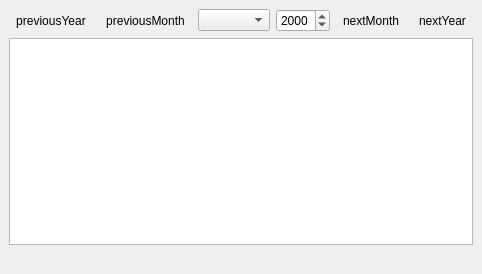
<ui version="4.0" >
 <author></author>
 <comment></comment>
 <exportmacro></exportmacro>
 <class>Calendar</class>
 <widget class="QDialog" name="Calendar" >
  <property name="geometry" >
   <rect>
    <x>0</x>
    <y>0</y>
    <width>453</width>
    <height>274</height>
   </rect>
  </property>
  <property name="windowTitle" >
   <string>Calendar</string>
  </property>
  <layout class="QGridLayout" >
   <property name="margin" >
    <number>9</number>
   </property>
   <property name="spacing" >
    <number>6</number>
   </property>
   <item row="0" column="0" >
    <layout class="QHBoxLayout" >
     <property name="margin" >
      <number>0</number>
     </property>
     <property name="spacing" >
      <number>6</number>
     </property>
     <item>
      <widget class="QToolButton" name="TbpreviousYear" >
       <property name="toolTip" >
        <string>Previous Year</string>
       </property>
       <property name="text" >
        <string>previousYear</string>
       </property>
       <property name="icon" >
        <iconset resource="mycalendar.qrc" >:/img/go-first.png</iconset>
       </property>
       <property name="autoRaise" >
        <bool>true</bool>
       </property>
      </widget>
     </item>
     <item>
      <widget class="QToolButton" name="TbpreviousMonth" >
       <property name="toolTip" >
        <string>Previous Month</string>
       </property>
       <property name="text" >
        <string>previousMonth</string>
       </property>
       <property name="icon" >
        <iconset resource="mycalendar.qrc" >:/img/go-previous.png</iconset>
       </property>
       <property name="autoRaise" >
        <bool>true</bool>
       </property>
      </widget>
     </item>
     <item>
      <widget class="QComboBox" name="monthCombo" />
     </item>
     <item>
      <widget class="QDateEdit" name="YearSelect" >
       <property name="sizePolicy" >
        <sizepolicy>
         <hsizetype>0</hsizetype>
         <vsizetype>0</vsizetype>
         <horstretch>0</horstretch>
         <verstretch>0</verstretch>
        </sizepolicy>
       </property>
       <property name="displayFormat" >
        <string>yyyy</string>
       </property>
      </widget>
     </item>
     <item>
      <widget class="QToolButton" name="TbnextMonth" >
       <property name="toolTip" >
        <string>Next Month</string>
       </property>
       <property name="text" >
        <string>nextMonth</string>
       </property>
       <property name="icon" >
        <iconset resource="mycalendar.qrc" >:/img/go-next.png</iconset>
       </property>
       <property name="autoRaise" >
        <bool>true</bool>
       </property>
      </widget>
     </item>
     <item>
      <widget class="QToolButton" name="TbnextYear" >
       <property name="toolTip" >
        <string>Next Year</string>
       </property>
       <property name="text" >
        <string>nextYear</string>
       </property>
       <property name="icon" >
        <iconset resource="mycalendar.qrc" >:/img/go-last.png</iconset>
       </property>
       <property name="autoRaise" >
        <bool>true</bool>
       </property>
      </widget>
     </item>
    </layout>
   </item>
   <item row="2" column="0" >
    <widget class="QLabel" name="LabelInfo" />
   </item>
   <item row="1" column="0" >
    <widget class="QTableWidget" name="tableCalendar" />
   </item>
  </layout>
 </widget>
 <pixmapfunction></pixmapfunction>
 <resources>
  <include location="mycalendar.qrc" />
 </resources>
 <connections/>
</ui>
